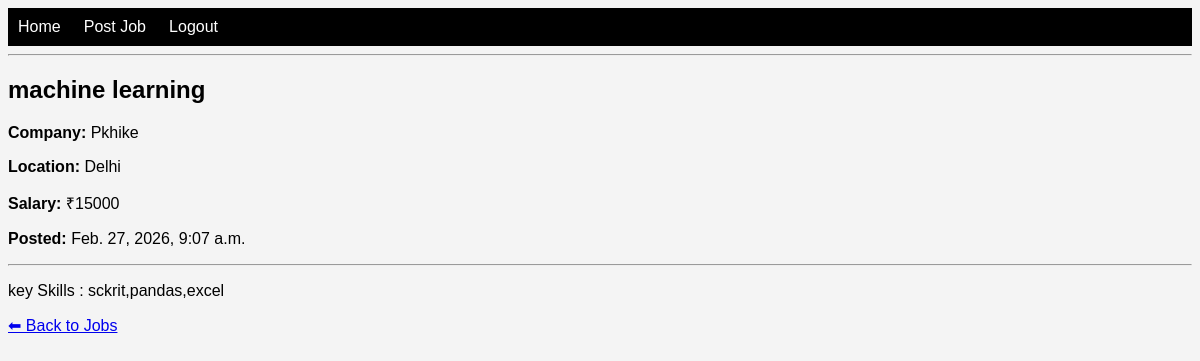
The app's page /job/5/ (signed in) with its own data.
### jobs/models.py (models this page shows, shortened)
class Job(models.Model):
    owner = models.ForeignKey(User, on_delete=models.CASCADE)
    title = models.CharField(max_length=200)
    company = models.CharField(max_length=200)
    location = models.CharField(max_length=100)
    salary = models.IntegerField()
    description = models.TextField()
    posted_at = models.DateTimeField(auto_now_add=True)

### jobs/views.py (the view)
# urls.py: path('job/<int:id>/', views.job_detail, name='job_detail'),
@login_required
def job_detail(request, id):
    job = get_object_or_404(Job, id=id)
    return render(request, 'jobs/job_detail.html', {'job': job})

### jobs/templates/jobs/job_detail.html
{% extends 'jobs/base.html' %}
{% block content %}
    <h2>{{ job.title }}</h2>
    <p><strong>Company:</strong> {{ job.company }}</p>
    <p><strong>Location:</strong> {{ job.location }}</p>
    <p><strong>Salary:</strong> ₹{{ job.salary }}</p>
    <p><strong>Posted:</strong> {{ job.posted_at }}</p>
    <hr>
    <p>{{ job.description }}</p>
    <a href="/">⬅ Back to Jobs</a>
{% endblock %}

### jobs/static/jobs/style.css (style rules this page uses)
body { font-family: Arial; background-color: #f4f4f4; }

### records on screen
Job: title "machine learning", company "Pkhike", location "Delhi", salary "15000", posted_at "Feb. 27, 2026, 9:07 a.m.", description "key Skills : sckrit,pandas,excel"
